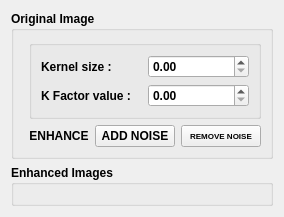
      <widget class="QWidget" name="tab_5">
       <attribute name="title">
        <string>Spatial Filtering</string>
       </attribute>
       <layout class="QGridLayout" name="gridLayout_13">
        <item row="1" column="0">
         <widget class="QGroupBox" name="groupBox_9">
          <property name="font">
           <font>
            <weight>75</weight>
            <bold>true</bold>
           </font>
          </property>
          <property name="title">
           <string>Enhanced Images</string>
          </property>
          <layout class="QGridLayout" name="gridLayout_15">
           <item row="0" column="3">
            <widget class="MplWidget" name="maskedImage_graphicsView" native="true">
             <property name="sizePolicy">
              <sizepolicy hsizetype="Preferred" vsizetype="Preferred">
               <horstretch>0</horstretch>
               <verstretch>0</verstretch>
              </sizepolicy>
             </property>
            </widget>
           </item>
           <item row="0" column="5">
            <widget class="MplWidget" name="saltpaper_graphicsView" native="true">
             <property name="sizePolicy">
              <sizepolicy hsizetype="Preferred" vsizetype="Preferred">
               <horstretch>0</horstretch>
               <verstretch>0</verstretch>
              </sizepolicy>
             </property>
            </widget>
           </item>
           <item row="0" column="4">
            <widget class="Line" name="line_2">
             <property name="orientation">
              <enum>Qt::Vertical</enum>
             </property>
            </widget>
           </item>
          </layout>
         </widget>
        </item>
        <item row="0" column="0">
         <widget class="QGroupBox" name="groupBox_8">
          <property name="font">
           <font>
            <weight>75</weight>
            <bold>true</bold>
           </font>
          </property>
          <property name="title">
           <string>Original Image</string>
          </property>
          <layout class="QGridLayout" name="gridLayout_14">
           <item row="1" column="7">
            <widget class="QPushButton" name="removingsaltandpepper_pushButton">
             <property name="sizePolicy">
              <sizepolicy hsizetype="Maximum" vsizetype="Preferred">
               <horstretch>0</horstretch>
               <verstretch>0</verstretch>
              </sizepolicy>
             </property>
             <property name="font">
              <font>
               <pointsize>6</pointsize>
               <weight>75</weight>
               <italic>false</italic>
               <bold>true</bold>
               <underline>false</underline>
               <strikeout>false</strikeout>
              </font>
             </property>
             <property name="styleSheet">
              <string notr="true"/>
             </property>
             <property name="text">
              <string>REMOVE NOISE</string>
             </property>
            </widget>
           </item>
           <item row="1" column="5">
            <widget class="QPushButton" name="sharpening_pushButton">
             <property name="sizePolicy">
              <sizepolicy hsizetype="Maximum" vsizetype="Preferred">
               <horstretch>0</horstretch>
               <verstretch>0</verstretch>
              </sizepolicy>
             </property>
             <property name="font">
              <font>
               <weight>75</weight>
               <bold>true</bold>
              </font>
             </property>
             <property name="styleSheet">
              <string notr="true">border-radius: 45px;</string>
             </property>
             <property name="text">
              <string>ENHANCE</string>
             </property>
            </widget>
           </item>
           <item row="0" column="5" colspan="3">
            <widget class="QGroupBox" name="groupBox_10">
             <property name="sizePolicy">
              <sizepolicy hsizetype="Minimum" vsizetype="Preferred">
               <horstretch>0</horstretch>
               <verstretch>0</verstretch>
              </sizepolicy>
             </property>
             <property name="title">
              <string/>
             </property>
             <layout class="QGridLayout" name="gridLayout_16">
              <item row="0" column="3">
               <widget class="QDoubleSpinBox" name="Kernelsize_doubleSpinBox">
                <property name="sizePolicy">
                 <sizepolicy hsizetype="Preferred" vsizetype="Fixed">
                  <horstretch>0</horstretch>
                  <verstretch>0</verstretch>
                 </sizepolicy>
                </property>
               </widget>
              </item>
              <item row="1" column="3">
               <widget class="QDoubleSpinBox" name="kfactor_doubleSpinBox">
                <property name="sizePolicy">
                 <sizepolicy hsizetype="Preferred" vsizetype="Fixed">
                  <horstretch>0</horstretch>
                  <verstretch>0</verstretch>
                 </sizepolicy>
                </property>
               </widget>
              </item>
              <item row="0" column="2">
               <widget class="QLabel" name="label_6">
                <property name="text">
                 <string>Kernel size :</string>
                </property>
               </widget>
              </item>
              <item row="1" column="2">
               <widget class="QLabel" name="label_7">
                <property name="text">
                 <string>K Factor value :</string>
                </property>
               </widget>
              </item>
             </layout>
            </widget>
           </item>
           <item row="0" column="0" rowspan="2">
            <widget class="MplWidget" name="unmaskedImage_graphicsView" native="true">
             <property name="sizePolicy">
              <sizepolicy hsizetype="Minimum" vsizetype="Preferred">
               <horstretch>0</horstretch>
               <verstretch>0</verstretch>
              </sizepolicy>
             </property>
             <property name="font">
              <font>
               <weight>75</weight>
               <bold>true</bold>
              </font>
             </property>
            </widget>
           </item>
           <item row="1" column="6">
            <widget class="QPushButton" name="addingsaltandpepper_pushButton">
             <property name="sizePolicy">
              <sizepolicy hsizetype="Maximum" vsizetype="Preferred">
               <horstretch>0</horstretch>
               <verstretch>0</verstretch>
              </sizepolicy>
             </property>
             <property name="font">
              <font>
               <weight>75</weight>
               <bold>true</bold>
              </font>
             </property>
             <property name="styleSheet">
              <string notr="true"/>
             </property>
             <property name="text">
              <string>ADD NOISE</string>
             </property>
            </widget>
           </item>
          </layout>
         </widget>
        </item>
       </layout>
      </widget>
